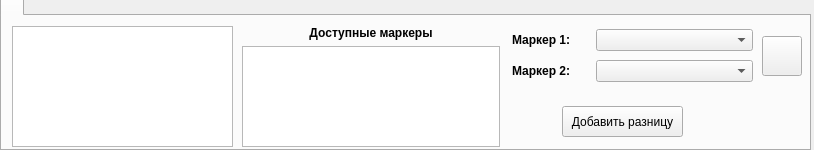
<?xml version="1.0" encoding="UTF-8"?>
<ui version="4.0">
 <class>MeasWid</class>
 <widget class="QWidget" name="MeasWid">
  <property name="geometry">
   <rect>
    <x>0</x>
    <y>0</y>
    <width>814</width>
    <height>150</height>
   </rect>
  </property>
  <property name="minimumSize">
   <size>
    <width>0</width>
    <height>0</height>
   </size>
  </property>
  <property name="maximumSize">
   <size>
    <width>16777215</width>
    <height>150</height>
   </size>
  </property>
  <property name="windowTitle">
   <string>Справка</string>
  </property>
  <widget class="QTabWidget" name="tabWidget">
   <property name="geometry">
    <rect>
     <x>0</x>
     <y>-10</y>
     <width>811</width>
     <height>161</height>
    </rect>
   </property>
   <property name="currentIndex">
    <number>0</number>
   </property>
   <widget class="QWidget" name="tab">
    <attribute name="title">
     <string/>
    </attribute>
    <widget class="QTableWidget" name="tableWidget">
     <property name="geometry">
      <rect>
       <x>10</x>
       <y>10</y>
       <width>221</width>
       <height>121</height>
      </rect>
     </property>
    </widget>
    <widget class="QPushButton" name="closePushButton">
     <property name="geometry">
      <rect>
       <x>760</x>
       <y>20</y>
       <width>40</width>
       <height>40</height>
      </rect>
     </property>
     <property name="minimumSize">
      <size>
       <width>40</width>
       <height>40</height>
      </size>
     </property>
     <property name="maximumSize">
      <size>
       <width>40</width>
       <height>40</height>
      </size>
     </property>
     <property name="text">
      <string/>
     </property>
    </widget>
    <widget class="QWidget" name="layoutWidget">
     <property name="geometry">
      <rect>
       <x>510</x>
       <y>10</y>
       <width>241</width>
       <height>61</height>
      </rect>
     </property>
     <layout class="QGridLayout" name="gridLayout">
      <item row="0" column="0">
       <widget class="QLabel" name="label">
        <property name="text">
         <string>&lt;html&gt;&lt;head/&gt;&lt;body&gt;&lt;p&gt;&lt;span style=&quot; font-weight:600;&quot;&gt;Маркер 1:&lt;/span&gt;&lt;/p&gt;&lt;/body&gt;&lt;/html&gt;</string>
        </property>
       </widget>
      </item>
      <item row="0" column="1" colspan="2">
       <widget class="QComboBox" name="mark1ComboBox"/>
      </item>
      <item row="1" column="1" colspan="2">
       <widget class="QComboBox" name="mark2ComboBox"/>
      </item>
      <item row="1" column="0">
       <widget class="QLabel" name="label_2">
        <property name="text">
         <string>&lt;html&gt;&lt;head/&gt;&lt;body&gt;&lt;p&gt;&lt;span style=&quot; font-weight:600;&quot;&gt;Маркер 2:&lt;/span&gt;&lt;/p&gt;&lt;/body&gt;&lt;/html&gt;</string>
        </property>
       </widget>
      </item>
     </layout>
    </widget>
    <widget class="QPushButton" name="SNR_updPushButton">
     <property name="geometry">
      <rect>
       <x>560</x>
       <y>90</y>
       <width>121</width>
       <height>31</height>
      </rect>
     </property>
     <property name="text">
      <string>Добавить разницу</string>
     </property>
    </widget>
    <widget class="QWidget" name="">
     <property name="geometry">
      <rect>
       <x>240</x>
       <y>10</y>
       <width>258</width>
       <height>121</height>
      </rect>
     </property>
     <layout class="QVBoxLayout" name="verticalLayout">
      <item>
       <widget class="QLabel" name="label_3">
        <property name="font">
         <font>
          <weight>75</weight>
          <bold>true</bold>
         </font>
        </property>
        <property name="text">
         <string>Доступные маркеры</string>
        </property>
        <property name="alignment">
         <set>Qt::AlignCenter</set>
        </property>
       </widget>
      </item>
      <item>
       <widget class="QTableWidget" name="markTableWidget"/>
      </item>
     </layout>
    </widget>
   </widget>
  </widget>
 </widget>
 <resources/>
 <connections/>
</ui>
